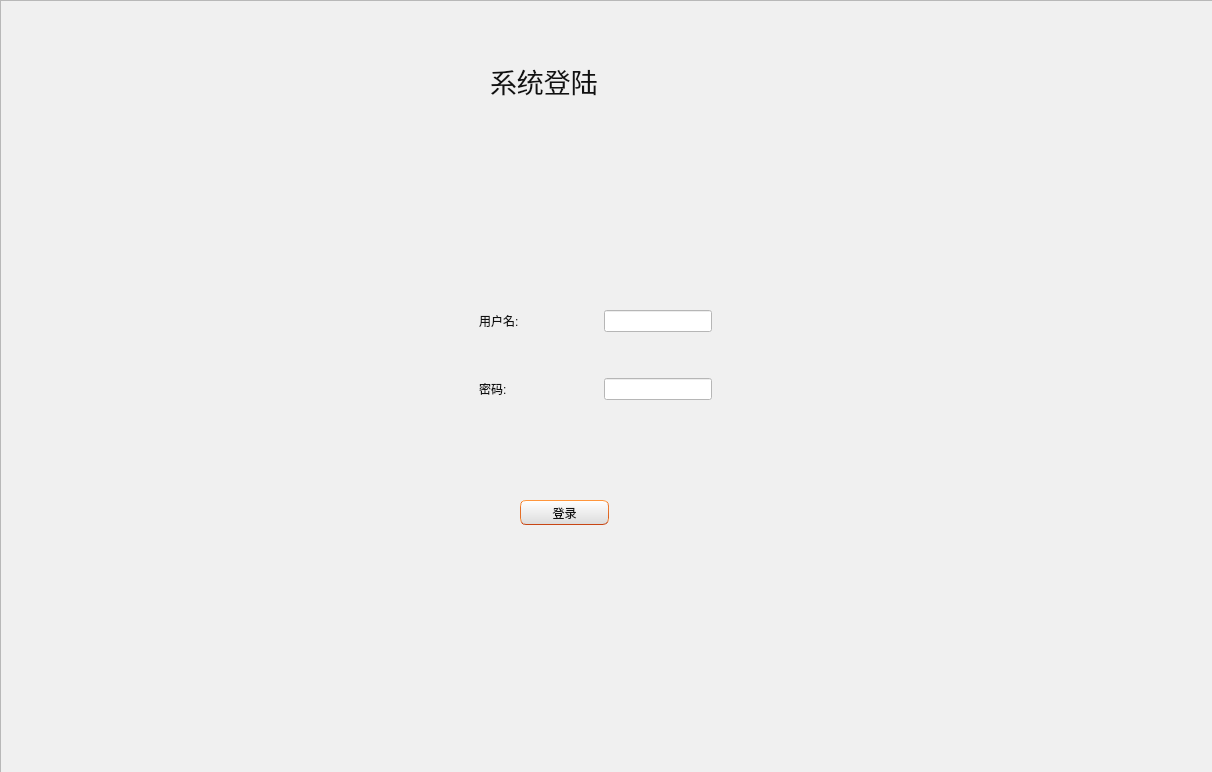
 <widget class="QDialog" name="login">
  <property name="geometry">
   <rect>
    <x>0</x>
    <y>0</y>
    <width>1212</width>
    <height>772</height>
   </rect>
  </property>
  <property name="windowTitle">
   <string>Dialog</string>
  </property>
  <property name="styleSheet">
   <string notr="true">QMainWindow {
	background-color:#f0f0f0;
}
QCheckBox {
	padding:2px;
}
QCheckBox:hover {
	border:1px solid rgb(255,150,60);
	border-radius:4px;
	padding: 1px;
	background-color:qlineargradient(spread:pad, x1:0.5, y1:1, x2:0.5, y2:0, stop:0 rgba(190, 90, 50, 50), stop:1 rgba(250, 130, 40, 50));
}
QCheckBox::indicator:checked {
	border:1px solid rgb(246, 134, 86);
	border-radius:4px;
  	background-color:rgb(246, 134, 86)
}
QCheckBox::indicator:unchecked {
	border-width:1px solid rgb(246, 134, 86);
	border-radius:4px;
  	background-color:rgb(255,255,255);
}
QColorDialog {
	background-color:#f0f0f0;
}
QComboBox {
	color:rgb(81,72,65);
	background: #ffffff;
}
QComboBox:editable {
	selection-color:rgb(81,72,65);
	selection-background-color: #ffffff;
}
QComboBox QAbstractItemView {
	selection-color: #ffffff;
	selection-background-color: rgb(246, 134, 86);
}
QComboBox:!editable:on, QComboBox::drop-down:editable:on {
	color:  #1e1d23;	
}
QDateTimeEdit, QDateEdit, QDoubleSpinBox, QFontComboBox {
	color:rgb(81,72,65);
	background-color: #ffffff;
}

QDialog {
	background-color:#f0f0f0;
}

QLabel,QLineEdit {
	color:rgb(17,17,17);
}
QLineEdit {
	background-color:rgb(255,255,255);
	selection-background-color:rgb(236,116,64);
}
QMenuBar {
	color:rgb(223,219,210);
	background-color:rgb(65,64,59);
}
QMenuBar::item {
	padding-top:4px;
	padding-left:4px;
	padding-right:4px;
	color:rgb(223,219,210);
	background-color:rgb(65,64,59);
}
QMenuBar::item:selected {
	color:rgb(255,255,255);
	padding-top:2px;
	padding-left:2px;
	padding-right:2px;
	border-top-width:2px;
	border-left-width:2px;
	border-right-width:2px;
	border-top-right-radius:4px;
	border-top-left-radius:4px;
	border-style:solid;
	background-color:rgb(65,64,59);
	border-top-color: rgb(47,47,44);
	border-right-color: qlineargradient(spread:pad, x1:0, y1:1, x2:1, y2:0, stop:0 rgba(90, 87, 78, 255), stop:1 rgba(47,47,44, 255));
	border-left-color:  qlineargradient(spread:pad, x1:1, y1:0, x2:0, y2:0, stop:0 rgba(90, 87, 78, 255), stop:1 rgba(47,47,44, 255));
}
QMenu {
	color:rgb(223,219,210);
	background-color:rgb(65,64,59);
}
QMenu::item {
	color:rgb(223,219,210);
	padding:4px 10px 4px 20px;
}
QMenu::item:selected {
	color:rgb(255,255,255);
	background-color: qlineargradient(spread:pad, x1:0.5, y1:1, x2:0.5, y2:0, stop:0 rgba(225, 108, 54, 255), stop:1 rgba(246, 134, 86, 255));
	border-style:solid;
	border-width:3px;
	padding:4px 7px 4px 17px;
	border-bottom-color:qlineargradient(spread:pad, x1:0.5, y1:1, x2:0.5, y2:0, stop:0 rgba(175,85,48,255), stop:1 rgba(236,114,67, 255));
	border-top-color:qlineargradient(spread:pad, x1:0.5, y1:1, x2:0.5, y2:0, stop:0 rgba(253,156,113,255), stop:1 rgba(205,90,46, 255));
	border-right-color:qlineargradient(spread:pad, x1:0, y1:0.5, x2:1, y2:0.5, stop:0 rgba(253,156,113,255), stop:1 rgba(205,90,46, 255));
	border-left-color:qlineargradient(spread:pad, x1:1, y1:0.5, x2:0, y2:0.5, stop:0 rgba(253,156,113,255), stop:1 rgba(205,90,46, 255));
}
QPlainTextEdit {
	border: 1px solid transparent;
	color:rgb(17,17,17);
	selection-background-color:rgb(236,116,64);
    background-color: #FFFFFF;
}
QProgressBar {
	text-align: center;
	color: rgb(0, 0, 0);
	border: 1px inset rgb(150,150,150); 
	border-radius: 10px;
	background-color:rgb(221,221,219);
}
QProgressBar::chunk:horizontal {
	background-color: qlineargradient(spread:pad, x1:0.5, y1:1, x2:0.5, y2:0, stop:0 rgba(225, 108, 54, 255), stop:1 rgba(246, 134, 86, 255));
	border:1px solid;
	border-radius:8px;
	border-bottom-color:qlineargradient(spread:pad, x1:0.5, y1:1, x2:0.5, y2:0, stop:0 rgba(175,85,48,255), stop:1 rgba(236,114,67, 255));
	border-top-color:qlineargradient(spread:pad, x1:0.5, y1:1, x2:0.5, y2:0, stop:0 rgba(253,156,113,255), stop:1 rgba(205,90,46, 255));
	border-right-color:qlineargradient(spread:pad, x1:0, y1:0.5, x2:1, y2:0.5, stop:0 rgba(253,156,113,255), stop:1 rgba(205,90,46, 255));
	border-left-color:qlineargradient(spread:pad, x1:1, y1:0.5, x2:0, y2:0.5, stop:0 rgba(253,156,113,255), stop:1 rgba(205,90,46, 255));
}
QPushButton{
	color:rgb(17,17,17);
	border-width: 1px;
	border-radius: 6px;
	border-bottom-color: rgb(150,150,150);
	border-right-color: rgb(165,165,165);
	border-left-color: rgb(165,165,165);
	border-top-color: rgb(180,180,180);
	border-style: solid;
	padding: 4px;
	background-color: qlineargradient(spread:pad, x1:0.5, y1:1, x2:0.5, y2:0, stop:0 rgba(220, 220, 220, 255), stop:1 rgba(255, 255, 255, 255));
}
QPushButton:hover{
	color:rgb(17,17,17);
	border-width: 1px;
	border-radius:6px;
	border-top-color: rgb(255,150,60);
	border-right-color: qlineargradient(spread:pad, x1:0, y1:1, x2:1, y2:0, stop:0 rgba(200, 70, 20, 255), stop:1 rgba(255,150,60, 255));
	border-left-color:  qlineargradient(spread:pad, x1:1, y1:0, x2:0, y2:0, stop:0 rgba(200, 70, 20, 255), stop:1 rgba(255,150,60, 255));
	border-bottom-color: rgb(200,70,20);
	border-style: solid;
	padding: 2px;
	background-color: qlineargradient(spread:pad, x1:0.5, y1:1, x2:0.5, y2:0, stop:0 rgba(220, 220, 220, 255), stop:1 rgba(255, 255, 255, 255));
}
QPushButton:default{
	color:rgb(17,17,17);
	border-width: 1px;
	border-radius:6px;
	border-top-color: rgb(255,150,60);
	border-right-color: qlineargradient(spread:pad, x1:0, y1:1, x2:1, y2:0, stop:0 rgba(200, 70, 20, 255), stop:1 rgba(255,150,60, 255));
	border-left-color:  qlineargradient(spread:pad, x1:1, y1:0, x2:0, y2:0, stop:0 rgba(200, 70, 20, 255), stop:1 rgba(255,150,60, 255));
	border-bottom-color: rgb(200,70,20);
	border-style: solid;
	padding: 2px;
	background-color: qlineargradient(spread:pad, x1:0.5, y1:1, x2:0.5, y2:0, stop:0 rgba(220, 220, 220, 255), stop:1 rgba(255, 255, 255, 255));
}
QPushButton:pressed{
	color:rgb(17,17,17);
	border-width: 1px;
	border-radius: 6px;
	border-width: 1px;
	border-top-color: rgba(255,150,60,200);
	border-right-color: qlineargradient(spread:pad, x1:0, y1:1, x2:1, y2:0, stop:0 rgba(200, 70, 20, 255), stop:1 rgba(255,150,60, 200));
	border-left-color:  qlineargradient(spread:pad, x1:1, y1:0, x2:0, y2:0, stop:0 rgba(200, 70, 20, 255), stop:1 rgba(255,150,60, 200));
	border-bottom-color: rgba(200,70,20,200);
	border-style: solid;
	padding: 2px;
	background-color: qlineargradient(spread:pad, x1:0.5, y1:0, x2:0.5, y2:1, stop:0 rgba(220, 220, 220, 255), stop:1 rgba(255, 255, 255, 255));
}
QPushButton:disabled{
	color:rgb(174,167,159);
	border-width: 1px;
	border-radius: 6px;
	background-color: qlineargradient(spread:pad, x1:0.5, y1:1, x2:0.5, y2:0, stop:0 rgba(200, 200, 200, 255), stop:1 rgba(230, 230, 230, 255));
}
QRadioButton {
	padding: 1px;
}
QRadioButton::indicator:checked {
	height: 10px;
	width: 10px;
	border-style:solid;
	border-radius:5px;
	border-width: 1px;
	border-color: rgba(246, 134, 86, 255);
	color: #a9b7c6;
	background-color:rgba(246, 134, 86, 255);
}
QRadioButton::indicator:!checked {
	height: 10px;
	width: 10px;
	border-style:solid;
	border-radius:5px;
	border-width: 1px;
	border-color: rgb(246, 134, 86);
	color: #a9b7c6;
	background-color: transparent;
}
QScrollArea {
	color: white;
	background-color:#f0f0f0;
}
QSlider::groove {
	border-style: solid;
	border-width: 1px;
	border-color: rgb(207,207,207);
}
QSlider::groove:horizontal {
	height: 5px;
	background: rgb(246, 134, 86);
}
QSlider::groove:vertical {
	width: 5px;
	background: rgb(246, 134, 86);
}
QSlider::handle:horizontal {
	background: rgb(253,253,253);
	border-style: solid;
	border-width: 1px;
	border-color: rgb(207,207,207);
	width: 12px;
	margin: -5px 0;
	border-radius: 7px;
}
QSlider::handle:vertical {
	background: rgb(253,253,253);
	border-style: solid;
	border-width: 1px;
	border-color: rgb(207,207,207);
	height: 12px;
	margin: 0 -5px;
	border-radius: 7px;
}
QSlider::add-page:horizontal, QSlider::add-page:vertical {
 	background: white;
}
QSlider::sub-page:horizontal, QSlider::sub-page:vertical {
	background: rgb(246, 134, 86);
}
QStatusBar, QSpinBox {
	color:rgb(81,72,65);
}
QSpinBox {
	background-color: #ffffff;
}
QScrollBar:horizontal {
	max-height: 20px;
	border: 1px transparent;
	margin: 0px 20px 0px 20px;
}
QScrollBar::handle:horizontal {
	background: rgb(253,253,253);
	border: 1px solid rgb(207,207,207);
	border-radius: 7px;
	min-width: 25px;
}
QScrollBar::handle:horizontal:hover {
	background: rgb(253,253,253);
	border: 1px solid rgb(255,150,60);
	border-radius: 7px;
	min-width: 25px;
}
QScrollBar::add-line:horizontal {
  	border: 1px solid rgb(207,207,207);
  	border-top-right-radius: 7px;
  	border-top-left-radius: 7px;
  	border-bottom-right-radius: 7px;
  	background: rgb(255, 255, 255);
  	width: 20px;
  	subcontrol-position: right;
  	subcontrol-origin: margin;
}
QScrollBar::add-line:horizontal:hover {
  	border: 1px solid rgb(255,150,60);
  	border-top-right-radius: 7px;
  	border-top-left-radius: 7px;
  	border-bottom-right-radius: 7px;
  	background: rgb(255, 255, 255);
  	width: 20px;
  	subcontrol-position: right;
  	subcontrol-origin: margin;
}
QScrollBar::add-line:horizontal:pressed {
  	border: 1px solid grey;
  	border-top-left-radius: 7px;
  	border-top-right-radius: 7px;
  	border-bottom-right-radius: 7px;
  	background: rgb(231,231,231);
  	width: 20px;
  	subcontrol-position: right;
  	subcontrol-origin: margin;
}
QScrollBar::sub-line:horizontal {
  	border: 1px solid rgb(207,207,207);
  	border-top-right-radius: 7px;
  	border-top-left-radius: 7px;
  	border-bottom-left-radius: 7px;
  	background: rgb(255, 255, 255);
  	width: 20px;
  	subcontrol-position: left;
  	subcontrol-origin: margin;
}
QScrollBar::sub-line:horizontal:hover {
  	border: 1px solid rgb(255,150,60);
  	border-top-right-radius: 7px;
  	border-top-left-radius: 7px;
  	border-bottom-left-radius: 7px;
  	background: rgb(255, 255, 255);
  	width: 20px;
  	subcontrol-position: left;
  	subcontrol-origin: margin;
}
QScrollBar::sub-line:horizontal:pressed {
  	border: 1px solid grey;
  	border-top-right-radius: 7px;
  	border-top-left-radius: 7px;
  	border-bottom-left-radius: 7px;
  	background: rgb(231,231,231);
  	width: 20px;
  	subcontrol-position: left;
  	subcontrol-origin: margin;
}
QScrollBar::left-arrow:horizontal {
  	border: 1px transparent grey;
  	border-top-left-radius: 3px;
  	border-bottom-left-radius: 3px;
  	width: 6px;
  	height: 6px;
  	background: rgb(230,230,230);
}
QScrollBar::right-arrow:horizontal {
	border: 1px transparent grey;
	border-top-right-radius: 3px;
	border-bottom-right-radius: 3px;
  	width: 6px;
  	height: 6px;
 	background: rgb(230,230,230);
}
QScrollBar::add-page:horizontal, QScrollBar::sub-page:horizontal {
 	background: none;
} 
QScrollBar:vertical {
	max-width: 20px;
	border: 1px transparent grey;
	margin: 20px 0px 20px 0px;
}
QScrollBar::add-line:vertical {
	border: 1px solid;
	border-color: rgb(207,207,207);
	border-bottom-right-radius: 7px;
	border-bottom-left-radius: 7px;
	border-top-left-radius: 7px;
	background: rgb(255, 255, 255);
  	height: 20px;
  	subcontrol-position: bottom;
  	subcontrol-origin: margin;
}
QScrollBar::add-line:vertical:hover {
  	border: 1px solid;
  	border-color: rgb(255,150,60);
  	border-bottom-right-radius: 7px;
  	border-bottom-left-radius: 7px;
  	border-top-left-radius: 7px;
  	background: rgb(255, 255, 255);
  	height: 20px;
  	subcontrol-position: bottom;
  	subcontrol-origin: margin;
}
QScrollBar::add-line:vertical:pressed {
  	border: 1px solid grey;
  	border-bottom-left-radius: 7px;
  	border-bottom-right-radius: 7px;
  	border-top-left-radius: 7px;
  	background: rgb(231,231,231);
  	height: 20px;
  	subcontrol-position: bottom;
  	subcontrol-origin: margin;
}
QScrollBar::sub-line:vertical {
  	border: 1px solid rgb(207,207,207);
  	border-top-right-radius: 7px;
  	border-top-left-radius: 7px;
  	border-bottom-left-radius: 7px;
  	background: rgb(255, 255, 255);
  	height: 20px;
  	subcontrol-position: top;
  	subcontrol-origin: margin;
}
QScrollBar::sub-line:vertical:hover {
  	border: 1px solid rgb(255,150,60);
  	border-top-right-radius: 7px;
  	border-top-left-radius: 7px;
  	border-bottom-left-radius: 7px;
	background: rgb(255, 255, 255);
  	height: 20px;
  	subcontrol-position: top;
  	subcontrol-origin: margin;
}
QScrollBar::sub-line:vertical:pressed {
  	border: 1px solid grey;
  	border-top-left-radius: 7px;
  	border-top-right-radius: 7px;
  	background: rgb(231,231,231);
 	height: 20px;
  	subcontrol-position: top;
  	subcontrol-origin: margin;
}
QScrollBar::handle:vertical {
	background: rgb(253,253,253);
	border: 1px solid rgb(207,207,207);
	border-radius: 7px;
	min-height: 25px;
}
QScrollBar::handle:vertical:hover {
	background: rgb(253,253,253);
	border: 1px solid rgb(255,150,60);
	border-radius: 7px;
	min-height: 25px;
}
QScrollBar::up-arrow:vertical {
	border: 1px transparent grey;
  	border-top-left-radius: 3px;
	border-top-right-radius: 3px;
  	width: 6px;
  	height: 6px;
  	background: rgb(230,230,230);
}
QScrollBar::down-arrow:vertical {
  	border: 1px transparent grey;
  	border-bottom-left-radius: 3px;
  	border-bottom-right-radius: 3px;
  	width: 6px;
  	height: 6px;
  	background: rgb(230,230,230);
}
QScrollBar::add-page:vertical, QScrollBar::sub-page:vertical {
  	background: none;
}
QTabWidget {
	color:rgb(0,0,0);
	background-color:rgb(247,246,246);
}
QTabWidget::pane {
	border-color: rgb(180,180,180);
	background-color:rgb(247,246,246);
	border-style: solid;
	border-width: 1px;
  	border-radius: 6px;
}
QTabBar::tab {
	padding-left:4px;
	padding-right:4px;
	padding-bottom:2px;
	padding-top:2px;
	color:rgb(81,72,65);
  	background-color: qlineargradient(spread:pad, x1:0.5, y1:1, x2:0.5, y2:0, stop:0 rgba(221,218,217,255), stop:1 rgba(240,239,238,255));
	border-style: solid;
	border-width: 1px;
  	border-top-right-radius:4px;
	border-top-left-radius:4px;
	border-top-color: rgb(180,180,180);
	border-left-color: rgb(180,180,180);
	border-right-color: rgb(180,180,180);
	border-bottom-color: transparent;
}
QTabBar::tab:selected, QTabBar::tab:last:selected, QTabBar::tab:hover {
  	background-color:rgb(247,246,246);
  	margin-left: 0px;
  	margin-right: 1px;
}
QTabBar::tab:!selected {
	margin-top: 1px;
	margin-right: 1px;
}
QTextEdit {
	border-width: 1px;
	border-style: solid;
	border-color:transparent;
	color:rgb(17,17,17);
	selection-background-color:rgb(236,116,64);
}
QTimeEdit, QToolBox, QToolBox::tab, QToolBox::tab:selected {
	color:rgb(81,72,65);
	background-color: #ffffff;
}</string>
  </property>
  <widget class="QFrame" name="frame">
   <property name="geometry">
    <rect>
     <x>0</x>
     <y>0</y>
     <width>1221</width>
     <height>871</height>
    </rect>
   </property>
   <property name="styleSheet">
    <string notr="true">#frame{
border-image:  url(:/pics/3.jpg);
}</string>
   </property>
   <property name="frameShape">
    <enum>QFrame::StyledPanel</enum>
   </property>
   <property name="frameShadow">
    <enum>QFrame::Raised</enum>
   </property>
   <widget class="QWidget" name="widget" native="true">
    <property name="geometry">
     <rect>
      <x>290</x>
      <y>180</y>
      <width>641</width>
      <height>381</height>
     </rect>
    </property>
    <property name="styleSheet">
     <string notr="true">QMainWindow {
	background-color:#f0f0f0;
}
QCheckBox {
	padding:2px;
}
QCheckBox:hover {
	border:1px solid rgb(255,150,60);
	border-radius:4px;
	padding: 1px;
	background-color:qlineargradient(spread:pad, x1:0.5, y1:1, x2:0.5, y2:0, stop:0 rgba(190, 90, 50, 50), stop:1 rgba(250, 130, 40, 50));
}
QCheckBox::indicator:checked {
	border:1px solid rgb(246, 134, 86);
	border-radius:4px;
  	background-color:rgb(246, 134, 86)
}
QCheckBox::indicator:unchecked {
	border-width:1px solid rgb(246, 134, 86);
	border-radius:4px;
  	background-color:rgb(255,255,255);
}
QColorDialog {
	background-color:#f0f0f0;
}
QComboBox {
	color:rgb(81,72,65);
	background: #ffffff;
}
QComboBox:editable {
	selection-color:rgb(81,72,65);
	selection-background-color: #ffffff;
}
QComboBox QAbstractItemView {
	selection-color: #ffffff;
	selection-background-color: rgb(246, 134, 86);
}
QComboBox:!editable:on, QComboBox::drop-down:editable:on {
	color:  #1e1d23;	
}
QDateTimeEdit, QDateEdit, QDoubleSpinBox, QFontComboBox {
	color:rgb(81,72,65);
	background-color: #ffffff;
}

QDialog {
	background-color:#f0f0f0;
}

QLabel,QLineEdit {
	color:rgb(17,17,17);
}
QLineEdit {
	background-color:rgb(255,255,255);
	selection-background-color:rgb(236,116,64);
}
QMenuBar {
	color:rgb(223,219,210);
	background-color:rgb(65,64,59);
}
QMenuBar::item {
	padding-top:4px;
	padding-left:4px;
	padding-right:4px;
	color:rgb(223,219,210);
	background-color:rgb(65,64,59);
}
QMenuBar::item:selected {
	color:rgb(255,255,255);
	padding-top:2px;
	padding-left:2px;
	padding-right:2px;
	border-top-width:2px;
	border-left-width:2px;
	border-right-width:2px;
	border-top-right-radius:4px;
	border-top-left-radius:4px;
	border-style:solid;
	background-color:rgb(65,64,59);
	border-top-color: rgb(47,47,44);
	border-right-color: qlineargradient(spread:pad, x1:0, y1:1, x2:1, y2:0, stop:0 rgba(90, 87, 78, 255), stop:1 rgba(47,47,44, 255));
	border-left-color:  qlineargradient(spread:pad, x1:1, y1:0, x2:0, y2:0, stop:0 rgba(90, 87, 78, 255), stop:1 rgba(47,47,44, 255));
}
QMenu {
	color:rgb(223,219,210);
	background-color:rgb(65,64,59);
}
QMenu::item {
	color:rgb(223,219,210);
	padding:4px 10px 4px 20px;
}
QMenu::item:selected {
	color:rgb(255,255,255);
	background-color: qlineargradient(spread:pad, x1:0.5, y1:1, x2:0.5, y2:0, stop:0 rgba(225, 108, 54, 255), stop:1 rgba(246, 134, 86, 255));
	border-style:solid;
	border-width:3px;
	padding:4px 7px 4px 17px;
	border-bottom-color:qlineargradient(spread:pad, x1:0.5, y1:1, x2:0.5, y2:0, stop:0 rgba(175,85,48,255), stop:1 rgba(236,114,67, 255));
	border-top-color:qlineargradient(spread:pad, x1:0.5, y1:1, x2:0.5, y2:0, stop:0 rgba(253,156,113,255), stop:1 rgba(205,90,46, 255));
	border-right-color:qlineargradient(spread:pad, x1:0, y1:0.5, x2:1, y2:0.5, stop:0 rgba(253,156,113,255), stop:1 rgba(205,90,46, 255));
	border-left-color:qlineargradient(spread:pad, x1:1, y1:0.5, x2:0, y2:0.5, stop:0 rgba(253,156,113,255), stop:1 rgba(205,90,46, 255));
}
QPlainTextEdit {
	border: 1px solid transparent;
	color:rgb(17,17,17);
	selection-background-color:rgb(236,116,64);
    background-color: #FFFFFF;
}
QProgressBar {
	text-align: center;
	color: rgb(0, 0, 0);
	border: 1px inset rgb(150,150,150); 
	border-radius: 10px;
	background-color:rgb(221,221,219);
}
QProgressBar::chunk:horizontal {
	background-color: qlineargradient(spread:pad, x1:0.5, y1:1, x2:0.5, y2:0, stop:0 rgba(225, 108, 54, 255), stop:1 rgba(246, 134, 86, 255));
	border:1px solid;
	border-radius:8px;
	border-bottom-color:qlineargradient(spread:pad, x1:0.5, y1:1, x2:0.5, y2:0, stop:0 rgba(175,85,48,255), stop:1 rgba(236,114,67, 255));
	border-top-color:qlineargradient(spread:pad, x1:0.5, y1:1, x2:0.5, y2:0, stop:0 rgba(253,156,113,255), stop:1 rgba(205,90,46, 255));
	border-right-color:qlineargradient(spread:pad, x1:0, y1:0.5, x2:1, y2:0.5, stop:0 rgba(253,156,113,255), stop:1 rgba(205,90,46, 255));
	border-left-color:qlineargradient(spread:pad, x1:1, y1:0.5, x2:0, y2:0.5, stop:0 rgba(253,156,113,255), stop:1 rgba(205,90,46, 255));
}
QPushButton{
	color:rgb(17,17,17);
	border-width: 1px;
	border-radius: 6px;
	border-bottom-color: rgb(150,150,150);
	border-right-color: rgb(165,165,165);
	border-left-color: rgb(165,165,165);
	border-top-color: rgb(180,180,180);
	border-style: solid;
	padding: 4px;
	background-color: qlineargradient(spread:pad, x1:0.5, y1:1, x2:0.5, y2:0, stop:0 rgba(220, 220, 220, 255), stop:1 rgba(255, 255, 255, 255));
}
QPushButton:hover{
	color:rgb(17,17,17);
	border-width: 1px;
	border-radius:6px;
	border-top-color: rgb(255,150,60);
	border-right-color: qlineargradient(spread:pad, x1:0, y1:1, x2:1, y2:0, stop:0 rgba(200, 70, 20, 255), stop:1 rgba(255,150,60, 255));
	border-left-color:  qlineargradient(spread:pad, x1:1, y1:0, x2:0, y2:0, stop:0 rgba(200, 70, 20, 255), stop:1 rgba(255,150,60, 255));
	border-bottom-color: rgb(200,70,20);
	border-style: solid;
	padding: 2px;
	background-color: qlineargradient(spread:pad, x1:0.5, y1:1, x2:0.5, y2:0, stop:0 rgba(220, 220, 220, 255), stop:1 rgba(255, 255, 255, 255));
}
QPushButton:default{
	color:rgb(17,17,17);
	border-width: 1px;
	border-radius:6px;
	border-top-color: rgb(255,150,60);
	border-right-color: qlineargradient(spread:pad, x1:0, y1:1, x2:1, y2:0, stop:0 rgba(200, 70, 20, 255), stop:1 rgba(255,150,60, 255));
	border-left-color:  qlineargradient(spread:pad, x1:1, y1:0, x2:0, y2:0, stop:0 rgba(200, 70, 20, 255), stop:1 rgba(255,150,60, 255));
	border-bottom-color: rgb(200,70,20);
	border-style: solid;
	padding: 2px;
	background-color: qlineargradient(spread:pad, x1:0.5, y1:1, x2:0.5, y2:0, stop:0 rgba(220, 220, 220, 255), stop:1 rgba(255, 255, 255, 255));
}
QPushButton:pressed{
	color:rgb(17,17,17);
	border-width: 1px;
	border-radius: 6px;
	border-width: 1px;
	border-top-color: rgba(255,150,60,200);
	border-right-color: qlineargradient(spread:pad, x1:0, y1:1, x2:1, y2:0, stop:0 rgba(200, 70, 20, 255), stop:1 rgba(255,150,60, 200));
	border-left-color:  qlineargradient(spread:pad, x1:1, y1:0, x2:0, y2:0, stop:0 rgba(200, 70, 20, 255), stop:1 rgba(255,150,60, 200));
	border-bottom-color: rgba(200,70,20,200);
	border-style: solid;
	padding: 2px;
	background-color: qlineargradient(spread:pad, x1:0.5, y1:0, x2:0.5, y2:1, stop:0 rgba(220, 220, 220, 255), stop:1 rgba(255, 255, 255, 255));
}
QPushButton:disabled{
	color:rgb(174,167,159);
	border-width: 1px;
	border-radius: 6px;
	background-color: qlineargradient(spread:pad, x1:0.5, y1:1, x2:0.5, y2:0, stop:0 rgba(200, 200, 200, 255), stop:1 rgba(230, 230, 230, 255));
}
QRadioButton {
	padding: 1px;
}
QRadioButton::indicator:checked {
	height: 10px;
	width: 10px;
	border-style:solid;
	border-radius:5px;
	border-width: 1px;
	border-color: rgba(246, 134, 86, 255);
	color: #a9b7c6;
	background-color:rgba(246, 134, 86, 255);
}
QRadioButton::indicator:!checked {
	height: 10px;
	width: 10px;
	border-style:solid;
	border-radius:5px;
	border-width: 1px;
	border-color: rgb(246, 134, 86);
	color: #a9b7c6;
	background-color: transparent;
}
QScrollArea {
	color: white;
	background-color:#f0f0f0;
}
QSlider::groove {
	border-style: solid;
	border-width: 1px;
	border-color: rgb(207,207,207);
}
QSlider::groove:horizontal {
	height: 5px;
	background: rgb(246, 134, 86);
}
QSlider::groove:vertical {
	width: 5px;
	background: rgb(246, 134, 86);
}
QSlider::handle:horizontal {
	background: rgb(253,253,253);
	border-style: solid;
	border-width: 1px;
	border-color: rgb(207,207,207);
	width: 12px;
	margin: -5px 0;
	border-radius: 7px;
}
QSlider::handle:vertical {
	background: rgb(253,253,253);
	border-style: solid;
	border-width: 1px;
	border-color: rgb(207,207,207);
	height: 12px;
	margin: 0 -5px;
	border-radius: 7px;
}
QSlider::add-page:horizontal, QSlider::add-page:vertical {
 	background: white;
}
QSlider::sub-page:horizontal, QSlider::sub-page:vertical {
	background: rgb(246, 134, 86);
}
QStatusBar, QSpinBox {
	color:rgb(81,72,65);
}
QSpinBox {
	background-color: #ffffff;
}
QScrollBar:horizontal {
	max-height: 20px;
	border: 1px transparent;
	margin: 0px 20px 0px 20px;
}
QScrollBar::handle:horizontal {
	background: rgb(253,253,253);
	border: 1px solid rgb(207,207,207);
	border-radius: 7px;
	min-width: 25px;
}
QScrollBar::handle:horizontal:hover {
	background: rgb(253,253,253);
	border: 1px solid rgb(255,150,60);
	border-radius: 7px;
	min-width: 25px;
}
QScrollBar::add-line:horizontal {
  	border: 1px solid rgb(207,207,207);
  	border-top-right-radius: 7px;
  	border-top-left-radius: 7px;
  	border-bottom-right-radius: 7px;
  	background: rgb(255, 255, 255);
  	width: 20px;
  	subcontrol-position: right;
  	subcontrol-origin: margin;
}
QScrollBar::add-line:horizontal:hover {
  	border: 1px solid rgb(255,150,60);
  	border-top-right-radius: 7px;
  	border-top-left-radius: 7px;
  	border-bottom-right-radius: 7px;
  	background: rgb(255, 255, 255);
  	width: 20px;
  	subcontrol-position: right;
  	subcontrol-origin: margin;
}
QScrollBar::add-line:horizontal:pressed {
  	border: 1px solid grey;
  	border-top-left-radius: 7px;
  	border-top-right-radius: 7px;
  	border-bottom-right-radius: 7px;
  	background: rgb(231,231,231);
  	width: 20px;
  	subcontrol-position: right;
  	subcontrol-origin: margin;
}
QScrollBar::sub-line:horizontal {
  	border: 1px solid rgb(207,207,207);
  	border-top-right-radius: 7px;
  	border-top-left-radius: 7px;
  	border-bottom-left-radius: 7px;
  	background: rgb(255, 255, 255);
  	width: 20px;
  	subcontrol-position: left;
  	subcontrol-origin: margin;
}
QScrollBar::sub-line:horizontal:hover {
  	border: 1px solid rgb(255,150,60);
  	border-top-right-radius: 7px;
  	border-top-left-radius: 7px;
  	border-bottom-left-radius: 7px;
  	background: rgb(255, 255, 255);
  	width: 20px;
  	subcontrol-position: left;
  	subcontrol-origin: margin;
}
QScrollBar::sub-line:horizontal:pressed {
  	border: 1px solid grey;
  	border-top-right-radius: 7px;
  	border-top-left-radius: 7px;
  	border-bottom-left-radius: 7px;
  	background: rgb(231,231,231);
  	width: 20px;
  	subcontrol-position: left;
  	subcontrol-origin: margin;
}
QScrollBar::left-arrow:horizontal {
  	border: 1px transparent grey;
  	border-top-left-radius: 3px;
  	border-bottom-left-radius: 3px;
  	width: 6px;
  	height: 6px;
  	background: rgb(230,230,230);
}
QScrollBar::right-arrow:horizontal {
	border: 1px transparent grey;
	border-top-right-radius: 3px;
	border-bottom-right-radius: 3px;
  	width: 6px;
  	height: 6px;
 	background: rgb(230,230,230);
}
QScrollBar::add-page:horizontal, QScrollBar::sub-page:horizontal {
 	background: none;
} 
QScrollBar:vertical {
	max-width: 20px;
	border: 1px transparent grey;
	margin: 20px 0px 20px 0px;
}
QScrollBar::add-line:vertical {
	border: 1px solid;
	border-color: rgb(207,207,207);
	border-bottom-right-radius: 7px;
	border-bottom-left-radius: 7px;
	border-top-left-radius: 7px;
	background: rgb(255, 255, 255);
  	height: 20px;
  	subcontrol-position: bottom;
  	subcontrol-origin: margin;
}
QScrollBar::add-line:vertical:hover {
  	border: 1px solid;
  	border-color: rgb(255,150,60);
  	border-bottom-right-radius: 7px;
  	border-bottom-left-radius: 7px;
  	border-top-left-radius: 7px;
  	background: rgb(255, 255, 255);
  	height: 20px;
  	subcontrol-position: bottom;
  	subcontrol-origin: margin;
}
QScrollBar::add-line:vertical:pressed {
  	border: 1px solid grey;
  	border-bottom-left-radius: 7px;
  	border-bottom-right-radius: 7px;
  	border-top-left-radius: 7px;
  	background: rgb(231,231,231);
  	height: 20px;
  	subcontrol-position: bottom;
  	subcontrol-origin: margin;
}
QScrollBar::sub-line:vertical {
  	border: 1px solid rgb(207,207,207);
  	border-top-right-radius: 7px;
  	border-top-left-radius: 7px;
  	border-bottom-left-radius: 7px;
  	background: rgb(255, 255, 255);
  	height: 20px;
  	subcontrol-position: top;
  	subcontrol-origin: margin;
}
QScrollBar::sub-line:vertical:hover {
  	border: 1px solid rgb(255,150,60);
  	border-top-right-radius: 7px;
  	border-top-left-radius: 7px;
  	border-bottom-left-radius: 7px;
	background: rgb(255, 255, 255);
  	height: 20px;
  	subcontrol-position: top;
  	subcontrol-origin: margin;
}
QScrollBar::sub-line:vertical:pressed {
  	border: 1px solid grey;
  	border-top-left-radius: 7px;
  	border-top-right-radius: 7px;
  	background: rgb(231,231,231);
 	height: 20px;
  	subcontrol-position: top;
  	subcontrol-origin: margin;
}
QScrollBar::handle:vertical {
	background: rgb(253,253,253);
	border: 1px solid rgb(207,207,207);
	border-radius: 7px;
	min-height: 25px;
}
QScrollBar::handle:vertical:hover {
	background: rgb(253,253,253);
	border: 1px solid rgb(255,150,60);
	border-radius: 7px;
	min-height: 25px;
}
QScrollBar::up-arrow:vertical {
	border: 1px transparent grey;
  	border-top-left-radius: 3px;
	border-top-right-radius: 3px;
  	width: 6px;
  	height: 6px;
  	background: rgb(230,230,230);
}
QScrollBar::down-arrow:vertical {
  	border: 1px transparent grey;
  	border-bottom-left-radius: 3px;
  	border-bottom-right-radius: 3px;
  	width: 6px;
  	height: 6px;
  	background: rgb(230,230,230);
}
QScrollBar::add-page:vertical, QScrollBar::sub-page:vertical {
  	background: none;
}
QTabWidget {
	color:rgb(0,0,0);
	background-color:rgb(247,246,246);
}
QTabWidget::pane {
	border-color: rgb(180,180,180);
	background-color:rgb(247,246,246);
	border-style: solid;
	border-width: 1px;
  	border-radius: 6px;
}
QTabBar::tab {
	padding-left:4px;
	padding-right:4px;
	padding-bottom:2px;
	padding-top:2px;
	color:rgb(81,72,65);
  	background-color: qlineargradient(spread:pad, x1:0.5, y1:1, x2:0.5, y2:0, stop:0 rgba(221,218,217,255), stop:1 rgba(240,239,238,255));
	border-style: solid;
	border-width: 1px;
  	border-top-right-radius:4px;
	border-top-left-radius:4px;
	border-top-color: rgb(180,180,180);
	border-left-color: rgb(180,180,180);
	border-right-color: rgb(180,180,180);
	border-bottom-color: transparent;
}
QTabBar::tab:selected, QTabBar::tab:last:selected, QTabBar::tab:hover {
  	background-color:rgb(247,246,246);
  	margin-left: 0px;
  	margin-right: 1px;
}
QTabBar::tab:!selected {
	margin-top: 1px;
	margin-right: 1px;
}
QTextEdit {
	border-width: 1px;
	border-style: solid;
	border-color:transparent;
	color:rgb(17,17,17);
	selection-background-color:rgb(236,116,64);
}
QTimeEdit, QToolBox, QToolBox::tab, QToolBox::tab:selected {
	color:rgb(81,72,65);
	background-color: #ffffff;
}</string>
    </property>
    <widget class="QPushButton" name="pushButton">
     <property name="geometry">
      <rect>
       <x>230</x>
       <y>320</y>
       <width>89</width>
       <height>25</height>
      </rect>
     </property>
     <property name="text">
      <string>登录</string>
     </property>
    </widget>
    <widget class="QWidget" name="widget_2" native="true">
     <property name="geometry">
      <rect>
       <x>110</x>
       <y>90</y>
       <width>391</width>
       <height>171</height>
      </rect>
     </property>
     <layout class="QGridLayout" name="gridLayout">
      <item row="1" column="1">
       <widget class="QLabel" name="label_2">
        <property name="text">
         <string>密码:</string>
        </property>
       </widget>
      </item>
      <item row="0" column="1">
       <widget class="QLabel" name="label">
        <property name="text">
         <string>用户名:</string>
        </property>
       </widget>
      </item>
      <item row="1" column="4">
       <widget class="QLineEdit" name="password"/>
      </item>
      <item row="1" column="2">
       <spacer name="horizontalSpacer">
        <property name="orientation">
         <enum>Qt::Horizontal</enum>
        </property>
        <property name="sizeHint" stdset="0">
         <size>
          <width>40</width>
          <height>20</height>
         </size>
        </property>
       </spacer>
      </item>
      <item row="0" column="5">
       <spacer name="horizontalSpacer_3">
        <property name="orientation">
         <enum>Qt::Horizontal</enum>
        </property>
        <property name="sizeHint" stdset="0">
         <size>
          <width>40</width>
          <height>20</height>
         </size>
        </property>
       </spacer>
      </item>
      <item row="0" column="2">
       <spacer name="horizontalSpacer_2">
        <property name="orientation">
         <enum>Qt::Horizontal</enum>
        </property>
        <property name="sizeHint" stdset="0">
         <size>
          <width>40</width>
          <height>20</height>
         </size>
        </property>
       </spacer>
      </item>
      <item row="0" column="4">
       <widget class="QLineEdit" name="username">
        <property name="text">
         <string/>
        </property>
       </widget>
      </item>
      <item row="1" column="5">
       <spacer name="horizontalSpacer_4">
        <property name="orientation">
         <enum>Qt::Horizontal</enum>
        </property>
        <property name="sizeHint" stdset="0">
         <size>
          <width>40</width>
          <height>20</height>
         </size>
        </property>
       </spacer>
      </item>
      <item row="0" column="0">
       <spacer name="horizontalSpacer_5">
        <property name="orientation">
         <enum>Qt::Horizontal</enum>
        </property>
        <property name="sizeHint" stdset="0">
         <size>
          <width>40</width>
          <height>20</height>
         </size>
        </property>
       </spacer>
      </item>
      <item row="1" column="0">
       <spacer name="horizontalSpacer_6">
        <property name="orientation">
         <enum>Qt::Horizontal</enum>
        </property>
        <property name="sizeHint" stdset="0">
         <size>
          <width>40</width>
          <height>20</height>
         </size>
        </property>
       </spacer>
      </item>
     </layout>
    </widget>
   </widget>
   <widget class="QLabel" name="label_3">
    <property name="geometry">
     <rect>
      <x>490</x>
      <y>60</y>
      <width>201</width>
      <height>41</height>
     </rect>
    </property>
    <property name="font">
     <font>
      <pointsize>20</pointsize>
     </font>
    </property>
    <property name="text">
     <string>系统登陆</string>
    </property>
   </widget>
  </widget>
 </widget>
